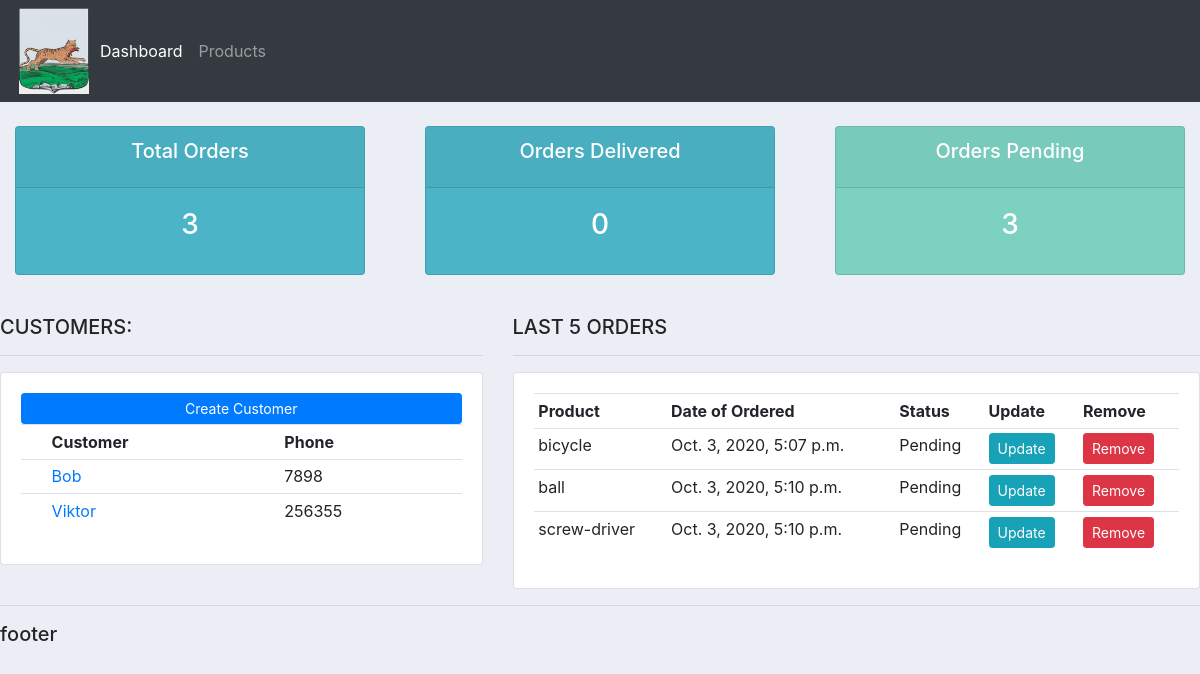
The app's page /, older data.
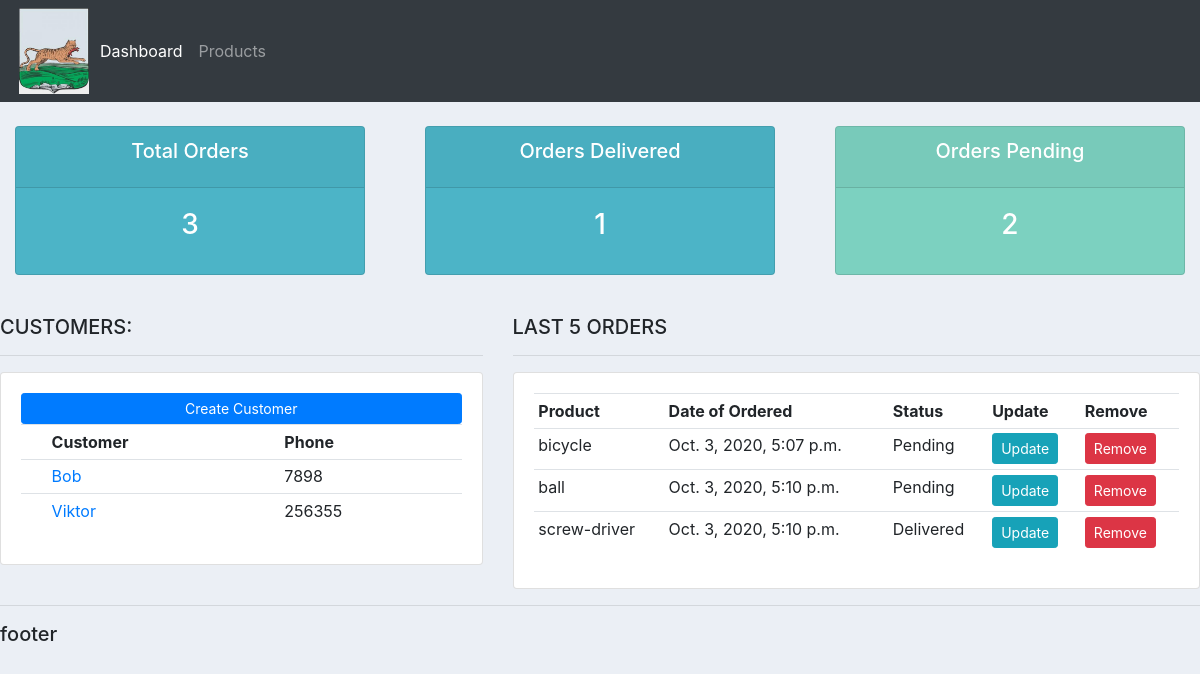
The same page, newer data.
### accounts/models.py (models this page shows, shortened)
class Order(models.Model):
    STATUS = (
        ('Pending', 'Pending'),
        ('Out of delivery', 'Out of delivery'),
        ('Delivered', 'Delivered'),
    )
    customer = models.ForeignKey(Customer, null=True, on_delete=models.SET_NULL)
    product = models.ForeignKey(Product, null=True, on_delete=models.SET_NULL)
    date_created = models.DateTimeField(auto_now_add=True, null=True)
    status = models.CharField(max_length=200, null=True, choices=STATUS)

class Product(models.Model):
    CATEGORY = (
        ('Indoor', 'Indoor'),
        ('Outdoor', 'Outdoor'),
    )
    name = models.CharField(max_length=200, null=True)
    price = models.FloatField(null=True)
    category = models.CharField(max_length=200, null=True, choices=CATEGORY)
    description = models.CharField(max_length=200, null=True, blank=True)
    tags = models.ManyToManyField(Tag)
    date_created = models.DateTimeField(auto_now_add=True, null=True)
    def __str__(self):
        return self.name

### accounts/views.py (the view)
# urls.py: path('', views.dashboard, name='dashboard'),
def dashboard(request):
    orders = Order.objects.all()
    customers = Customer.objects.all()
    total_orders = orders.count()
    delivered = orders.filter(status='Delivered').count()
    pending = orders.filter(status='Pending').count()
    context = {'customers': customers, 'orders': orders, 'total_orders': total_orders,
               'delivered': delivered, 'pending': pending}
    return render(request, 'accounts/dashboard.html', context)

### accounts/models.py (called while the page is built)
    def get_absolute_url(self):
        return reverse('customer_details', args=[str(self.id)])

### accounts/templates/accounts/dashboard.html (shortened to what this page needs)
{% extends "accounts/base.html" %}
{% block content %}
    {% include 'accounts/status.html' %}
    <br>
    <div class="row">
        <div class="col-md-5">
            <h5>CUSTOMERS:</h5>
            <hr>
            <div class="card card-body">
                <a href="#" class="btn btn-primary btn-sm btn-block">Create Customer</a>
                <table class="table table-sm">
                    <th></th>
                    <th>Customer</th>
                    <th>Phone</th>
                    {% for customer in customers %}
                        <tr>
                            <td></td>
                            <td><a href="{{ customer.get_absolute_url }}">{{ customer.name }}</a></td>
                            <td>{{ customer.phone }}</td>
                        </tr>
                    {% endfor %}
                </table>
            </div>
        </div>
        <div class="col-md-7">
            <h5>LAST 5 ORDERS</h5>
            <hr>
            <div class="card card-body">
                <table class="table table-sm">
                    <tr>
                        <th>Product</th>
                        <th>Date of Ordered</th>
                        <th>Status</th>
                        <th>Update</th>
                        <th>Remove</th>
                    </tr>
                    {% for order in orders %}
                        <tr>
                            <td>{{ order.product }}</td>
                            <td>{{ order.date_created }}</td>
                            <td>{{ order.status }}</td>
                            <td><a class="btn btn-sm btn-info" href="{% url 'update_order' 'dashboard' order.id %}">Update</a></td>
                            <td><a href="{% url 'delete_order' 'dashboard' order.id %}">
                                 <input class="btn btn-sm btn-danger" type="submit" onclick="return confirm('Are you sure?')" value="Remove" />
                            </a></td>
                        </tr>
                    {% endfor %}
                </table>
            </div>
        </div>
    </div>
{% endblock %}

Row changes from the older to the newer data that the page shows:
changed Order "screw-driver": status "Pending" → "Delivered"
Text that changed along with them:
{{ delivered }}: "0" → "1"
{{ pending }}: "3" → "2"
